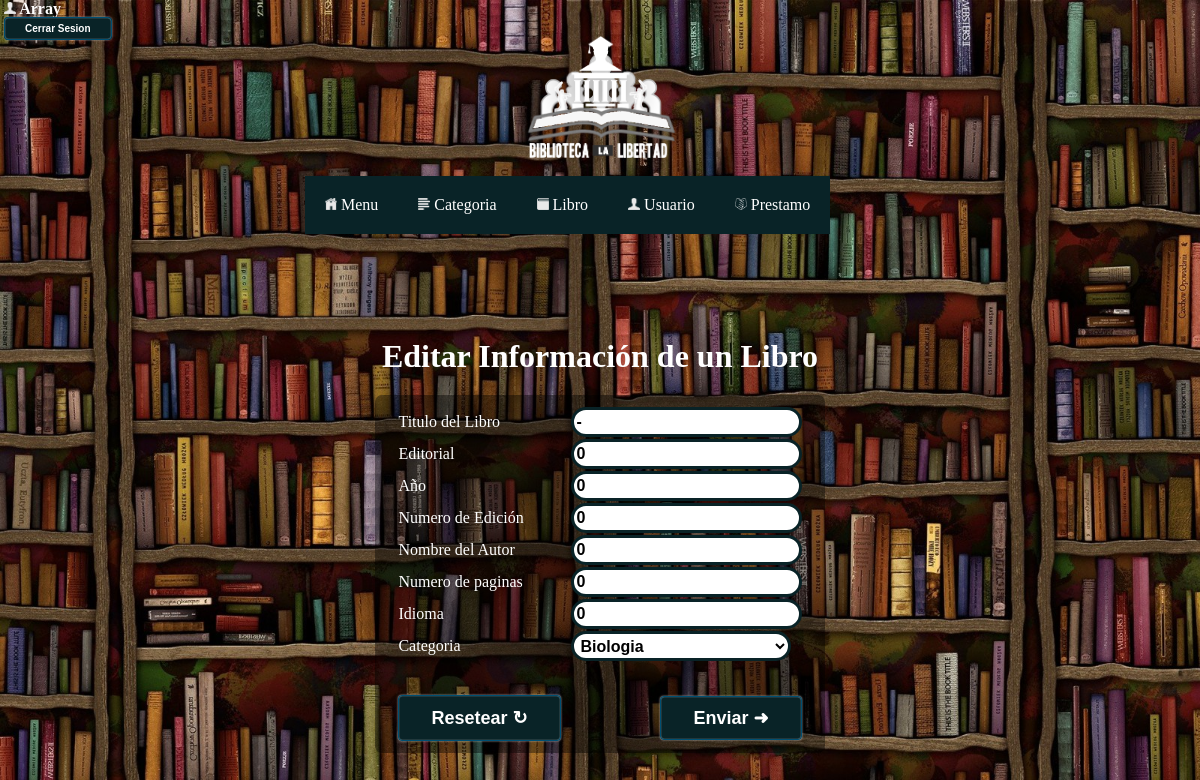
Screenshot of /Biblioteca/public_html/EditarLibro.php?clave1=0 (signed in) with the database file from the repository.
### tables this page shows
CREATE TABLE `libros` (
  `idLibro` int(11) NOT NULL,
  `Titulo` varchar(100) NOT NULL,
  `Editorial` varchar(30) NOT NULL,
  `Anio` int(11) NOT NULL,
  `NoEdicion` int(11) NOT NULL,
  `Autor` varchar(50) NOT NULL,
  `Paginas` int(11) NOT NULL,
  `Idioma` varchar(20) NOT NULL,
  `idCategoria` int(11) NOT NULL,
  `FechaRegistroLibro` date DEFAULT NULL
);

### Biblioteca/public_html/EditarLibro.php (the view, shortened to what this page needs)
<?php
include('Menu.php');
?>
<html>
<head>
</head>
<?php
  include('Conexion/Conn.php');
      $idLibro=$_GET['clave1'];
      $SQL="SELECT * FROM `Libros` WHERE `idLibro` = $idLibro";
        $ResLibro=$Conexion->query($SQL);
		$Tam=$ResLibro->num_rows;
		if($Tam>0){
        $Fila=$ResLibro->fetch_array();
?>
<body>
<center>
      <br>
    <br>
    <br>
    <br>
    <br>
    <br>
    <br>
    <br>
    <br>
    <h1><font color = "#fff">Editar Información de un Libro</font></h1>
      <form action="ActualizarLibro.php" method="GET">
      <table border="0">
         <tr>
				<td><font color = "#fff">Titulo del Libro</font></td>
				<td><input type="text" class = "caja" name="txtTituloLibro" placeholder="pj: Algebra Lineal" required value="<?php echo $Fila['Titulo'];?>"></td>
			</tr>
         <tr>
				<td><font color = "#fff">Editorial</font></td>
				<td><input type="text" class = "caja" name="txtEditorial" placeholder="pj: MC GRAW HILL" required value="<?php echo $Fila['Editorial'];?>"></td>
			</tr>
         <tr>
				<td><font color = "#fff">Año</font></td>
				<td><input type="text" class = "caja" name="txtAnio" placeholder="pj: 1999" required value="<?php echo $Fila['Anio'];?>"></td>
			</tr>
        <tr>
				<td><font color = "#fff">Numero de Edición</font></td>
				<td><input type="text" class = "caja" name="txtNoEdicion" placeholder="pj: 2" required value="<?php echo $Fila['NoEdicion'];?>"></td>
			</tr>
        <tr>
				<td><font color = "#fff">Nombre del Autor</font></td>
				<td><input type="text" class = "caja" name="txtAutor" placeholder="pj: Lipschutz Sewour" required value="<?php echo $Fila['Autor'];?>"></td>
			</tr>
         <tr>
				<td><font color = "#fff">Numero de paginas</font></td>
				<td><input type="text" class = "caja" name="txtPaginas" placeholder="pj: 200" required value="<?php echo $Fila['Paginas'];?>"></td>
			</tr>
        <tr>
				<td><font color = "#fff">Idioma</font></td>
				<td><input type="text" class = "caja" name="txtIdioma" placeholder="pj: Ingles" required value="<?php echo $Fila['Idioma'];?>"></td>
			</tr>
         <tr>
            <td><font color = "#fff">Categoria</font></td>
            <td>
               <select name="cmbCategoria">
            <?php
            $OptionAnterior=$Fila['idCategoria'];
            $SQL="SELECT * FROM `CategoriaLibros` ORDER BY `CategoriaLibros`.`Nombre` ASC";
                $ResCategoria=$Conexion->query($SQL);
                while($FilaOpt=$ResCategoria->fetch_array()){
                  echo "<option value=".$FilaOpt ['idCategoria'];
                  if ($OptionAnterior==$FilaOpt['idCategoria']) {
                      echo " selected";
                  }
                  echo " > ".$FilaOpt['Nombre']."</option>";
            }
            ?>
             </select>
         </td>
         </tr>
        <tr>
				<td valign="bottom"><input class="limpiar" type="Reset" name="btResetear" value=Resetear&nbsp;↻>&nbsp;&nbsp;</td>
                <td align="right"><input class="Enviar" type="submit" value="Enviar&nbsp;➜"></td>
			</tr>
      </table>
   </form>
   <br>
   <br>
</center>
</body>
<?php
		}else{
			echo "No existen registros";
		}
?>
</html>

### Biblioteca/public_html/Menu.php (style rules this page uses)
* { margin:0px; padding:0px; }
body { font-family: verdana; background-image: url(fondo.jpg); background-repeat: no-repeat; background-size: 100%; background-attachment: fixed; }
.enviar { text-decoration:none; text-align:center; padding:10px 32px; border:solid 1px #004F72; -webkit-border-radius:4px; -moz-border-radius:4px; border-radius: 4px; font:18px Arial, Helvetica, sans-serif; font-weight:bold; color:#ffffff; background:#092327; -webkit-box-shadow:0px 0px 2px #bababa, inset 0px 0px 1px #ffffff; -moz-box-shadow: 0px 0px 2px #bababa, inset 0px 0px 1px #ffffff; box-shadow:0px 0px 2px #bababa, inset 0px 0px 1px #ffffff; }
.limpiar { text-decoration:none; text-align:center; padding:11px 32px; border:solid 1px #004F72; -webkit-border-radius:4px; -moz-border-radius:4px; border-radius: 4px; font:18px Arial, Helvetica, sans-serif; font-weight:bold; color:#ffffff; background:#092327; -webkit-box-shadow:0px 0px 2px #bababa, inset 0px 0px 1px #ffffff; -moz-box-shadow: 0px 0px 2px #bababa, inset 0px 0px 1px #ffffff; box-shadow:0px 0px 2px #bababa, inset 0px 0px 1px #ffffff; }
html, body { margin: 0; padding: 0; height: 100%; }
.caja { padding:3px; font-size:16px; font-weight:bold; font-style:none; font-family:sans-serif; border-radius:20px; border-style:solid; border-width:3px; border-color:#092327; }
form { width: 450px ; margin: auto; background: rgba(0,0,0,0.4); padding: 10px 20px; box-sizing: border-box; margin-top: 20px; border-radius: 7px; }
select { background: #fff; border: none; font-size: 14px; height: 30px; padding: 5px; width: 220px; padding:3px; font-size:16px; font-weight:bold; font-style:none; font-family:sans-serif; border-radius:20px; border-style:solid; border-width:3px; border-color:#092327; }

### rows the page displays
libros: txtTituloLibro "-", txtEditorial "0", txtAnio "0", txtNoEdicion "0", txtAutor "0", txtPaginas "0", txtIdioma "0"

### other values shown
$_SESSION['Usuario'] "Array"
form field cmbCategoria "Biologia"
